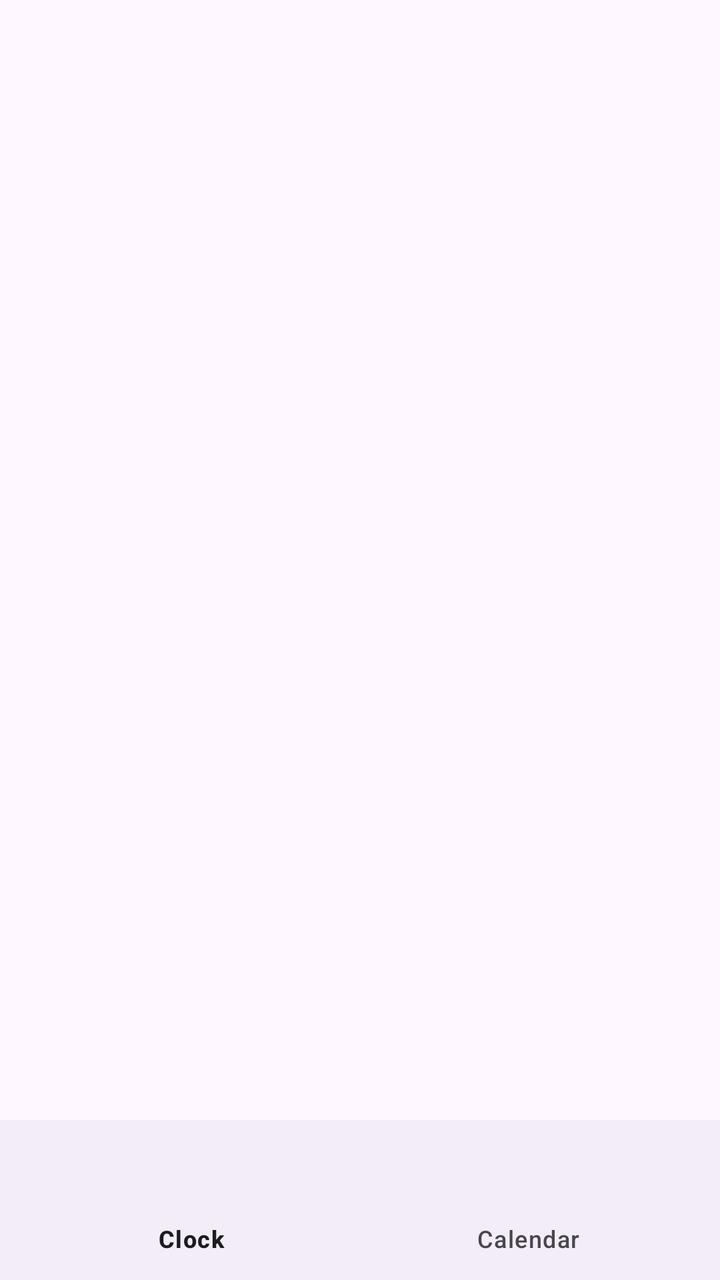
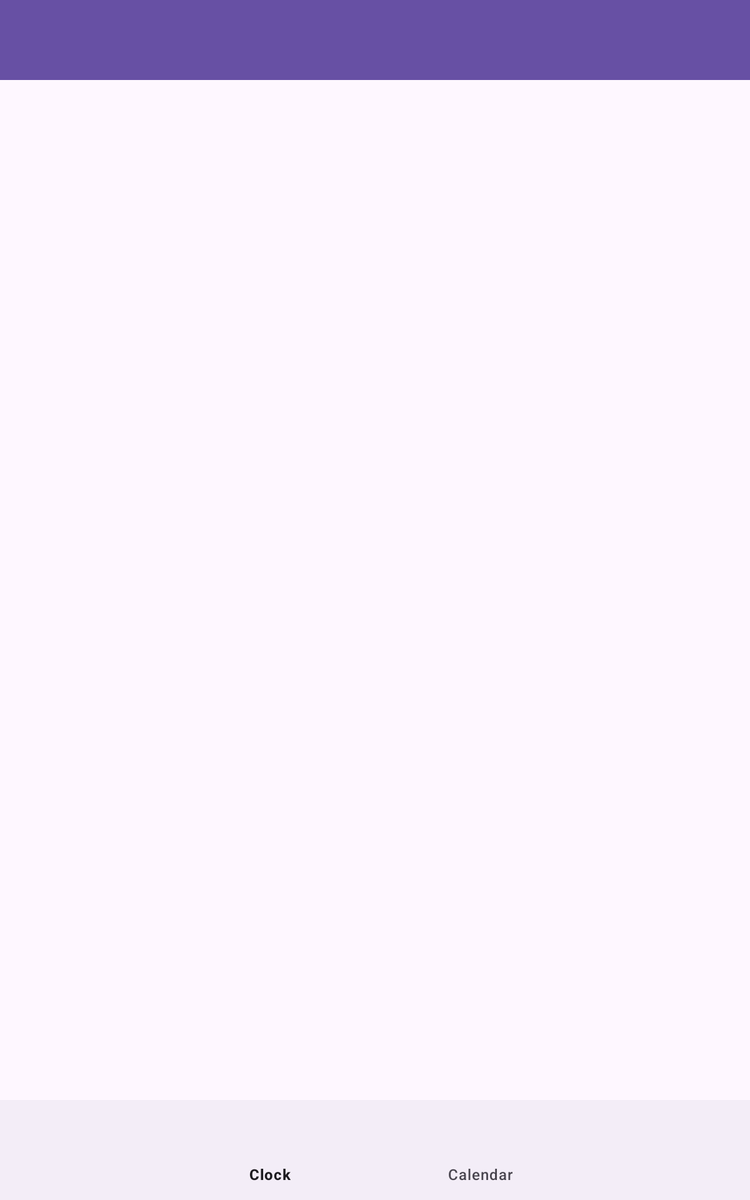

The same Android screen from two of the app's own layout files: first res/layout/ as a phone draws it, then the repository's variant for another configuration, drawn on a device whose configuration selects that folder. Both files follow.
<!-- AndroidManifest.xml: application theme Theme.RMAApp -->
<!-- res/layout/activity_calendar.xml -->
<?xml version="1.0" encoding="utf-8"?>
<androidx.constraintlayout.widget.ConstraintLayout xmlns:android="http://schemas.android.com/apk/res/android"
    xmlns:app="http://schemas.android.com/apk/res-auto"
    xmlns:tools="http://schemas.android.com/tools"
    android:id="@+id/main"
    android:layout_width="match_parent"
    android:layout_height="match_parent"
    tools:context=".activities.CalendarActivity">

    <FrameLayout
        android:id="@+id/fragment_container"
        android:layout_width="0dp"
        android:layout_height="0dp"
        app:layout_constraintTop_toTopOf="parent"
        app:layout_constraintBottom_toTopOf="@id/bottom_navigation"
        app:layout_constraintStart_toStartOf="parent"
        app:layout_constraintEnd_toEndOf="parent" />

    <com.google.android.material.bottomnavigation.BottomNavigationView
        android:id="@+id/bottom_navigation"
        android:layout_width="0dp"
        android:layout_height="wrap_content"
        app:layout_constraintBottom_toBottomOf="parent"
        app:layout_constraintStart_toStartOf="parent"
        app:layout_constraintEnd_toEndOf="parent"
        app:menu="@menu/bottom_navigation_menu" />

</androidx.constraintlayout.widget.ConstraintLayout>
<!-- resources referenced by this layout -->
<resources>
  <style name="Theme.RMAApp" parent="Base.Theme.RMAApp" />
  <style name="Base.Theme.RMAApp" parent="Theme.Material3.DayNight.NoActionBar">
          
          
      </style>
</resources>
<!-- res/layout-sw600dp/activity_calendar.xml (the repository's variant of the layout above) -->
<!-- drawn on a 7-inch tablet held upright -->
<?xml version="1.0" encoding="utf-8"?>
<androidx.constraintlayout.widget.ConstraintLayout xmlns:android="http://schemas.android.com/apk/res/android"
    xmlns:app="http://schemas.android.com/apk/res-auto"
    xmlns:tools="http://schemas.android.com/tools"
    android:id="@+id/main"
    android:layout_width="match_parent"
    android:layout_height="match_parent"
    tools:context=".activities.CalendarActivity">

    <com.google.android.material.appbar.MaterialToolbar
        android:id="@+id/toolbar"
        android:layout_width="match_parent"
        android:layout_height="?attr/actionBarSize"
        android:background="?attr/colorPrimary"
        android:elevation="4dp"
        android:theme="@style/ThemeOverlay.AppCompat.Dark.ActionBar"
        app:layout_constraintTop_toTopOf="parent"
        app:popupTheme="@style/ThemeOverlay.AppCompat.Light" />

    <androidx.constraintlayout.widget.Guideline
        android:id="@+id/guideline"
        android:layout_width="wrap_content"
        android:layout_height="wrap_content"
        android:orientation="vertical"
        app:layout_constraintGuide_percent="0.75" />

    <FrameLayout
        android:id="@+id/calendar_view_container"
        android:layout_width="0dp"
        android:layout_height="0dp"
        app:layout_constraintTop_toBottomOf="@id/toolbar"
        app:layout_constraintBottom_toTopOf="@id/bottom_navigation"
        app:layout_constraintStart_toStartOf="parent"
        app:layout_constraintEnd_toStartOf="@id/guideline" />

    <FrameLayout
        android:id="@+id/add_event_fragment_container"
        android:layout_width="0dp"
        android:layout_height="0dp"
        app:layout_constraintTop_toBottomOf="@id/toolbar"
        app:layout_constraintBottom_toTopOf="@id/bottom_navigation"
        app:layout_constraintStart_toEndOf="@id/guideline"
        app:layout_constraintEnd_toEndOf="parent" />

    <com.google.android.material.bottomnavigation.BottomNavigationView
        android:id="@+id/bottom_navigation"
        android:layout_width="0dp"
        android:layout_height="wrap_content"
        app:layout_constraintBottom_toBottomOf="parent"
        app:layout_constraintStart_toStartOf="parent"
        app:layout_constraintEnd_toEndOf="parent"
        app:labelVisibilityMode="labeled"
        app:menu="@menu/bottom_navigation_menu" />

</androidx.constraintlayout.widget.ConstraintLayout>
